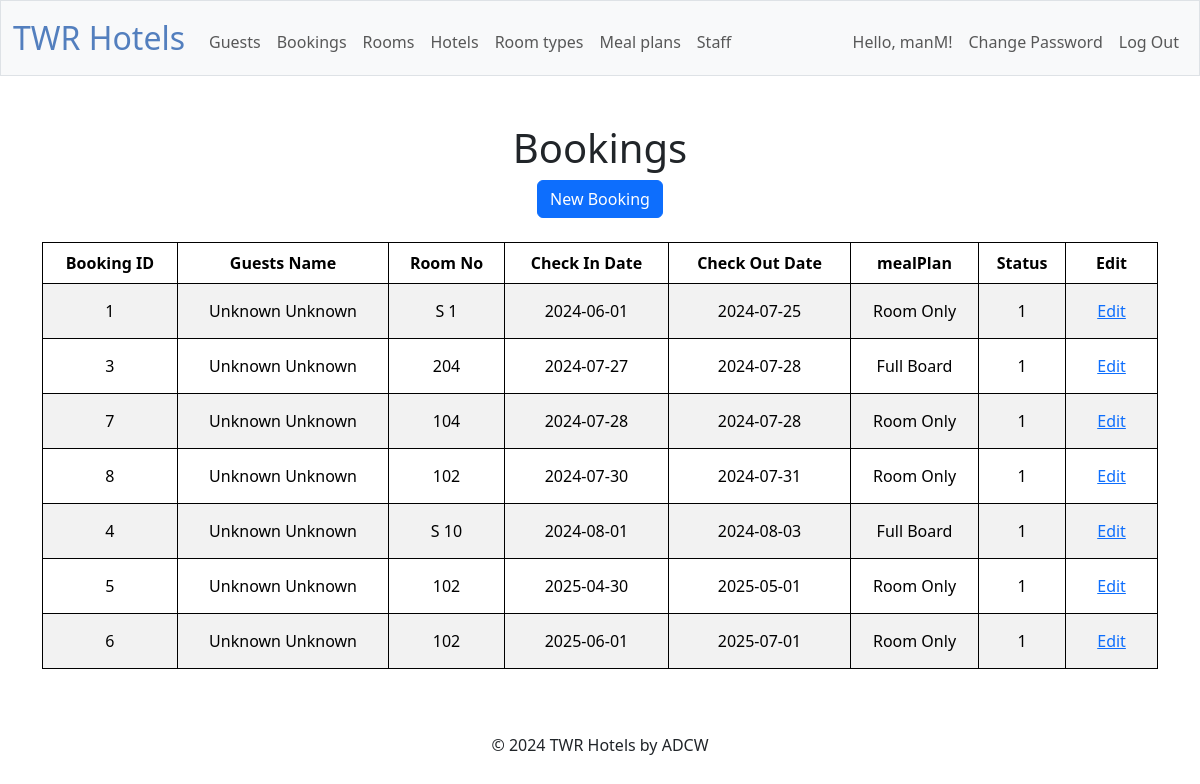
The page /bookings (signed in) on the database as committed earlier.
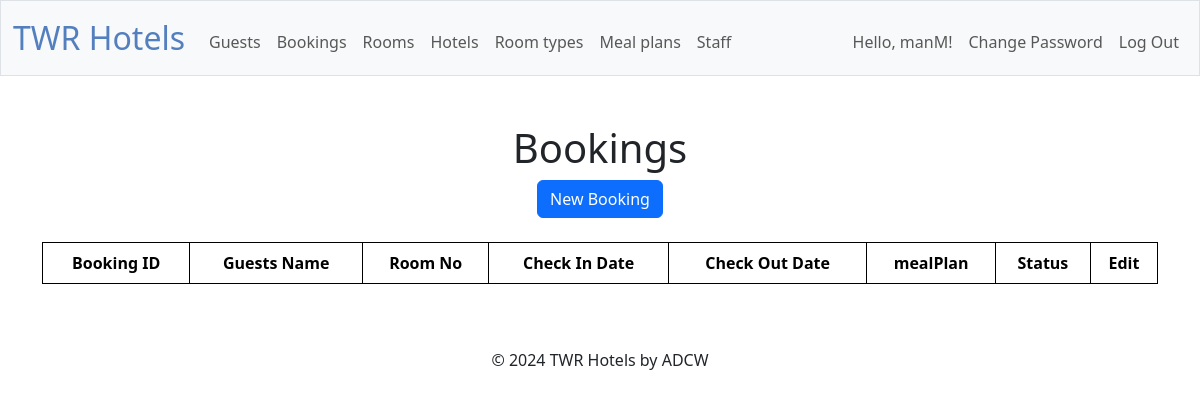
The same page on the database as committed later.
### tables this page shows
CREATE TABLE "bookings" (bookingID INTEGER PRIMARY KEY AUTOINCREMENT NOT NULL, guestID INTEGER NOT NULL, roomID INTEGER NOT NULL, checkInDate DATE NOT NULL, checkOutDate DATE NOT NULL, mealPlanID INTEGER NOT NULL, statusID INTEGER, FOREIGN KEY (guestID) REFERENCES guests(guestID), FOREIGN KEY (roomID) REFERENCES rooms(roomID), FOREIGN KEY (mealPlanID) REFERENCES mealPlans(mealPlanID), FOREIGN KEY (statusID) REFERENCES status(statusID));

CREATE TABLE "guests" (guestID INTEGER PRIMARY KEY AUTOINCREMENT NOT NULL, firstName TEXT NOT NULL, lastName TEXT NOT NULL, dateOfBirth DATE NOT NULL, address TEXT, countryID INTEGER NOT NULL, phone INTEGER NOT NULL,  email TEXT NOT NULL, idType INTEGER NOT NULL, idNumber INTEGER NOT NULL, FOREIGN KEY (idType) REFERENCES identityDocs(idID), FOREIGN KEY (countryID) REFERENCES countries(num_code));

CREATE TABLE "rooms" (roomID INTEGER PRIMARY KEY AUTOINCREMENT NOT NULL, hotelID INTEGER NOT NULL, typeID INTEGER NOT NULL, statusID INTEGER NOT NULL, roomNo TEXT NOT NULL, FOREIGN KEY (hotelID) REFERENCES Hotels(hotelID),  FOREIGN KEY (typeID) REFERENCES "roomTypes"(typeID), FOREIGN KEY (statusID) REFERENCES status(statusID));

CREATE TABLE "mealPlans" (mealPlanID INTEGER PRIMARY KEY AUTOINCREMENT NOT NULL, name TEXT NOT NULL, statusID INTEGER NOT NULL, FOREIGN KEY (statusID) REFERENCES status(statusID));

### app.py (the view)
@app.route("/bookings", methods=["GET"])
@login_required
def bookings():
    bookings = db.execute(
        "SELECT bookings.*, guests.firstName, guests.lastName, rooms.roomNo, mealPlans.name as mealPlanName, status.status FROM bookings INNER JOIN rooms ON bookings.roomID = rooms.roomID INNER JOIN guests ON bookings.guestID = guests.guestID INNER JOIN mealPlans ON bookings.mealPlanID = mealPlans.mealPlanID INNER JOIN status ON bookings.statusID = status.statusID WHERE rooms.hotelID = ? ORDER BY checkInDate, checkOutDate", session["hotelID"])
    return render_template("bookings.html", bookings=bookings)

### app.py (called while the page is built)
@app.after_request
def after_request(response):
    response.headers["Cache-Control"] = "no-cache, no-store, must-revalidate"
    response.headers["Expires"] = 0
    response.headers["Pragma"] = "no-cache"
    return response

### templates/bookings.html (shortened to what this page needs)
{% extends "layout.html" %}
{% block main %}
    <h1>Bookings</h1>
    <a href="/new_booking" class="btn btn-primary">New Booking</a>
    <br>
    <br>
    <table class="table table-striped">
        <thead>
            <tr>
                <th>Booking ID</th>
                <th>Guests Name</th>
                <th>Room No</th>
                <th>Check In Date</th>
                <th>Check Out Date</th>
                <th>mealPlan</th>
                <th>Status</th>
                <th>Edit</th>
            </tr>
        </thead>
        <tbody>
            {% for booking in bookings %}
                <tr>
                    <td>{{ booking["bookingID"] }}</td>
                    <td>{{ booking["firstName"] }} {{ booking["lastName"] }}</td>
                    <td>{{ booking["roomNo"] }}</td>
                    <td>{{ booking["checkInDate"] }}</td>
                    <td>{{ booking["checkOutDate"] }}</td>
                    <td>{{ booking["mealPlanName"] }}</td>
                    <td>{{ booking["statusID"] }}</td>
                    <td>
                        <form action="/edit_booking" method="get">
                            <button class="btn btn-link" type="submit">Edit</button>
                        </form>
                    </td>
                </tr>
            {% endfor %}
        </tbody>
    </table>
{% endblock %}

### templates/layout.html (shortened to what this page needs)
<!DOCTYPE html>
<html lang="en">
    <head>
        <link href="https://cdn.jsdelivr.net/npm/bootstrap@5.3.3/dist/css/bootstrap.min.css" rel="stylesheet">
        <link href="/static/styles.css" rel="stylesheet">
    </head>
    <body>
        <nav class="bg-light border navbar navbar-expand-md navbar-light">
            <div class="container-fluid">
                <a class="navbar-brand" href="/"><span class="blue">TWR Hotels</span></a>
                <div class="collapse navbar-collapse" id="navbar">
                    {% if session["user_id"] %}
                        <ul class="navbar-nav me-auto mt-2">
                            <li class="nav-item"><a class="nav-link" href="/guests">Guests</a></li>
                            <li class="nav-item"><a class="nav-link" href="/bookings">Bookings</a></li>
                            <li class="nav-item"><a class="nav-link" href="/rooms">Rooms</a></li>
                            <li class="nav-item"><a class="nav-link" href="/hotels">Hotels</a></li>
                            <li class="nav-item"><a class="nav-link" href="/roomTypes">Room types</a></li>
                            <li class="nav-item"><a class="nav-link" href="/mealPlans">Meal plans</a></li>
                            <li class="nav-item"><a class="nav-link" href="/staff">Staff</a></li>
                        </ul>
                        <ul class="navbar-nav ms-auto mt-2">
                            <li class="nav-item"><a class="nav-link">Hello, {{ session["username"] }}!</a></li>
                            <li class="nav-item"><a class="nav-link" href="/changepw">Change Password</a></li>
                            <li class="nav-item"><a class="nav-link" href="/logout">Log Out</a></li>
                        </ul>
                    {% else %}
                        <ul class="navbar-nav ms-auto mt-2">
                            <li class="nav-item"><a class="nav-link" href="/login">Log In</a></li>
                        </ul>
                    {% endif %}
                </div>
            </div>
        </nav>
        <main class="container py-5 text-center">
            {% block main %}{% endblock %}
        </main>
    </body>
    <footer class="mb-5">
        <div class="container text-center">
            <p id="copy"></p>
        </div>
    </footer>
</html>

### static/styles.css (style rules this page uses)
nav .navbar-brand { font-size: xx-large; }
nav .navbar-brand .blue { color: #537fbe; }
table { background-color: transparent; margin-bottom: 1rem; width: 100%; }
table th, table td { padding: 0.75rem; vertical-align: middle; border-collapse: collapse; border: 1px solid; }

Rows that differ between the two databases and show on the page:
removed bookings: bookingID "1", firstName "Unknown", lastName "Unknown", roomNo "S 1", checkInDate "2024-06-01", checkOutDate "2024-07-25", mealPlanName "Room Only", statusID "1"
removed bookings: bookingID "3", firstName "Unknown", lastName "Unknown", roomNo "204", checkInDate "2024-07-27", checkOutDate "2024-07-28", mealPlanName "Full Board", statusID "1"
removed bookings: bookingID "7", firstName "Unknown", lastName "Unknown", roomNo "104", checkInDate "2024-07-28", checkOutDate "2024-07-28", mealPlanName "Room Only", statusID "1"
removed bookings: bookingID "8", firstName "Unknown", lastName "Unknown", roomNo "102", checkInDate "2024-07-30", checkOutDate "2024-07-31", mealPlanName "Room Only", statusID "1"
removed bookings: bookingID "4", firstName "Unknown", lastName "Unknown", roomNo "S 10", checkInDate "2024-08-01", checkOutDate "2024-08-03", mealPlanName "Full Board", statusID "1"
removed bookings: bookingID "5", firstName "Unknown", lastName "Unknown", roomNo "102", checkInDate "2025-04-30", checkOutDate "2025-05-01", mealPlanName "Room Only", statusID "1"
removed bookings: bookingID "6", firstName "Unknown", lastName "Unknown", roomNo "102", checkInDate "2025-06-01", checkOutDate "2025-07-01", mealPlanName "Room Only", statusID "1"
